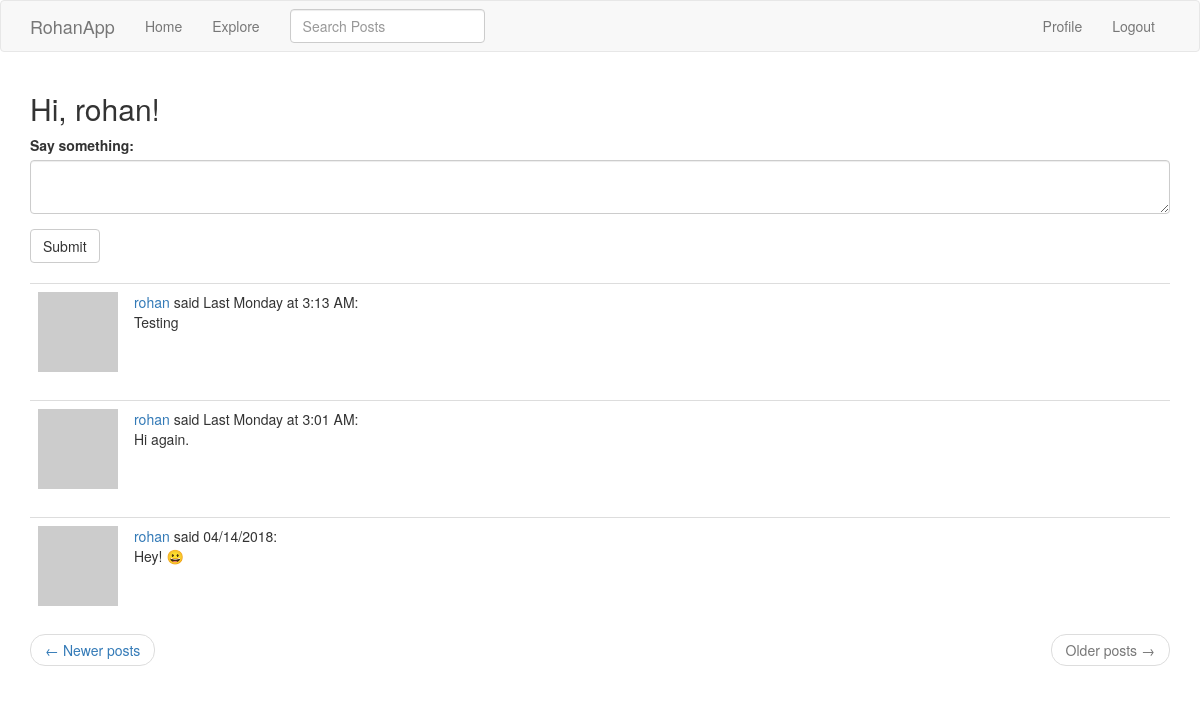
Page /index?page=2 (signed in) on the committed database.
### app/models.py (models this page shows, shortened)
class User(UserMixin, db.Model):
    id = db.Column(db.Integer, primary_key=True)
    username = db.Column(db.String(64), index=True, unique=True)
    email = db.Column(db.String(120), index=True, unique=True)
    password_hash = db.Column(db.String(128))
    posts = db.relationship('Post', backref='author', lazy='dynamic') # u.posts, p.author(s)
    about_me = db.Column(db.String(140))
    last_seen = db.Column(db.DateTime, default=datetime.utcnow)
    followed = db.relationship('User', secondary=followers,
        primaryjoin=(followers.c.follower_id == id), # LEFT # why isn't it just followers.follower_id ?
        secondaryjoin=(followers.c.followed_id == id), # RIGHT
        backref=db.backref('followers', lazy='dynamic'), lazy='dynamic')
    def avatar(self, size):
        digest = md5(self.email.lower().encode('utf-8')).hexdigest() # .encode('utf-8') converts email string to bytes
        return 'https://www.gravatar.com/avatar/{}?d=identicon&s={}'.format(digest, size)
    def followed_posts(self):
        followed = Post.query.join(
            followers, (followers.c.followed_id == Post.user_id)).filter(
                followers.c.follower_id == self.id)
        own = Post.query.filter_by(user_id = self.id) # it's not filter(Post.user_id == self.id)
        return followed.union(own).order_by(Post.timestamp.desc())

class SearchableMixin(object):
    @classmethod
    def before_commit(cls, session):
        session._changes = {
            'add': [obj for obj in session.new if isinstance(obj, cls)],
            'update': [obj for obj in session.dirty if isinstance(obj, cls)], # there is no db.session.update()
            'delete': [obj for obj in session.deleted if isinstance(obj, cls)]
        }
    @classmethod
    def after_commit(cls, session):
        for obj in session._changes['add']:
            add_to_index(cls.__tablename__, obj)
        for obj in session._changes['update']: # modified post overwrites original post in Elasticsearch db
            add_to_index(cls.__tablename__, obj)
        for obj in session._changes['delete']:
            remove_from_index(cls.__tablename__, obj)
        session._changes = None # resets the dictionary - which survived the commit - to None

class Post(SearchableMixin, db.Model):
    __searchable__ = ['body']
    id = db.Column(db.Integer, primary_key=True)
    body = db.Column(db.String(140))
    timestamp = db.Column(db.DateTime, index=True, default=datetime.utcnow) # datetime.utcnow, NOT datetime.utcnow()
    user_id = db.Column(db.Integer, db.ForeignKey('user.id'))
    language = db.Column(db.String(5))

### app/main/routes.py (the view, shortened to what this page needs)
@bp.route('/', methods = ['GET', 'POST'])
@bp.route('/index', methods = ['GET', 'POST'])
@login_required # built-in flash message: "Please log in to access this page."
def index():
    form = PostForm()
    page = request.args.get('page', 1, type=int)
    posts = current_user.followed_posts().paginate(
        page, current_app.config['POSTS_PER_PAGE'], False)
    next_url = url_for('main.index', page=posts.next_num) if posts.has_next else None
    prev_url = url_for('main.index', page=posts.prev_num) if posts.has_prev else None
    return render_template('index.html', title = 'Home', posts = posts.items, form = form,
                            next_url = next_url, prev_url = prev_url)

### app/main/forms.py
class SearchForm(FlaskForm):
    q = StringField('Search Posts', validators=[DataRequired()])
    def __init__(self, *args, **kwargs):
        if 'formdata' not in kwargs:
            kwargs['formdata'] = request.args # default is request.form
        if 'csrf_enabled' not in kwargs:
            kwargs['csrf_enabled'] = False # also, not putting form.hidden_tag() in the template
        super(SearchForm, self).__init__(*args, **kwargs)

class PostForm(FlaskForm):
    post = TextAreaField('Say something:', validators=[DataRequired(), Length(min=1, max=140)])
    submit = SubmitField('Submit')

### app/main/routes.py (called while the page is built)
@bp.before_app_request # executed just before any view function
def before_request():
    if current_user.is_authenticated:
        current_user.last_seen = datetime.utcnow() # .strftime('%m/%d/%Y %I:%M:%S %p')
        db.session.commit()
        g.search_form = SearchForm()
    g.locale = str(get_locale())

### app/models.py (called while the page is built)
@login.user_loader
def load_user(id):
    return User.query.get(int(id))

### app/templates/index.html
{% extends "base.html" %}
{% import 'bootstrap/wtf.html' as wtf %}
{% block app_content %}
    <h2>Hi, {{ current_user.username }}!</h2>
    {% if form %}
    {{ wtf.quick_form(form) }}
    <br>
    {% endif %}
    {% for post in posts %}
        {% include '_post.html' %}
    {% endfor %}
    <nav aria-label="...">
        <ul class="pager">
            <li class="previous{% if not prev_url %} disabled{% endif %}">
                <a href="{{ prev_url or '#' }}">
                    <span aria-hidden="true">&larr;</span> Newer posts
                </a>
            </li>
            <li class="next{% if not next_url %} disabled{% endif %}">
                <a href="{{ next_url or '#' }}">
                    Older posts <span aria-hidden="true">&rarr;</span>
                </a>
            </li>
        </ul>
    </nav>
{% endblock %}

### app/templates/_post.html (shortened to what this page needs)
<table class="table table-hover">
    <tr>
        <td width="70px">
            <a href="{{ url_for('main.user', username=post.author.username) }}">
                <img src="{{ post.author.avatar(70) }}" />
            </a>
        </td>
        <td>
            <a href="{{ url_for('main.user', username=post.author.username) }}">{{ post.author.username }}</a>
            said {{ moment(post.timestamp).calendar() }}:
            <br>
            <span id="post{{ post.id }}">{{ post.body }}</span>
        </td>
    </tr>
</table>

### rows in the picture
User: username "rohan"
Post: author.username "rohan", timestamp "Last Monday at 3:13 AM", body "Testing"
Post: author.username "rohan", timestamp "Last Monday at 3:01 AM", body "Hi again."
Post: author.username "rohan", timestamp "04/14/2018", body "Hey! 😀"
